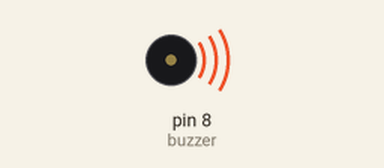
The sketch below on a simulated Arduino Uno, built with avr-gcc and run on an emulated ATmega328P. Shown: buzzer (waves = sounding).

Above: at 0.1 s.
Timing chart, 0 to 1.6 s (numbered marks = the images above):
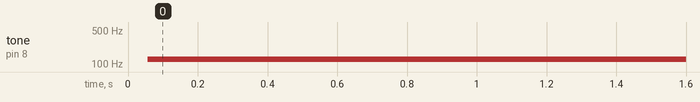

Measured:
- by itself, tone on pin 8 (buzzer): silent → 125 Hz at 0.06 s

The sketch:

buzzer.ino
```cpp
int buzzer = 8; //设置控制蜂鸣器的数字IO 脚
void setup()
{
  pinMode(buzzer, OUTPUT);
}
void loop()
{
  unsigned char i, j; //定义变量
  while (1)
  {
//    for (i = 0; i < 80; i++)
//      //辒出一个频率的声音
//    {
//      digitalWrite(buzzer, HIGH); //发声音
//      delay(1);//延时1ms
//      digitalWrite(buzzer, LOW); //不发声
//      delay(1);//延时ms
//    }
    for (i = 0; i < 100; i++)
      //辒出另一个频率癿声音
    {
      digitalWrite(buzzer, HIGH); //发声
      delay(4);//延时2ms
      digitalWrite(buzzer, LOW); //不发声
      delay(4);//延时2ms
    }
  }
}
```
